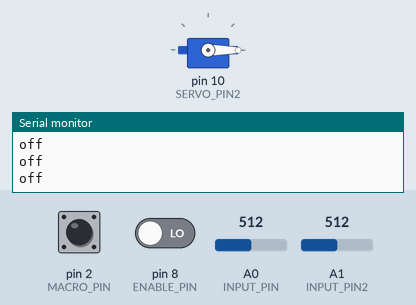
The sketch below on a simulated Arduino Uno, built with avr-gcc and run on an emulated ATmega328P. Parts: servo, the last lines printed to the serial monitor. Inputs (shaded band) come from the test bench; at power-on: pin 8 (ENABLE_PIN) LOW, pin 2 (MACRO_PIN) HIGH, A0 (INPUT_PIN) = 512, A1 (INPUT_PIN2) = 512.

Above: at 1.2 s.
1.3 s: pin 8 (ENABLE_PIN) driven HIGH
At 1.6 s:
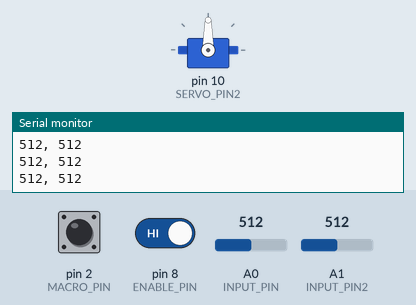
2.8 s: pin 2 (MACRO_PIN) pulled LOW for 0.15 s
At 3.8 s:
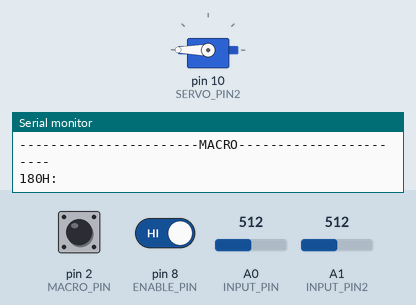
5.9 s: A0 (INPUT_PIN) set to 306
At 6.7 s:
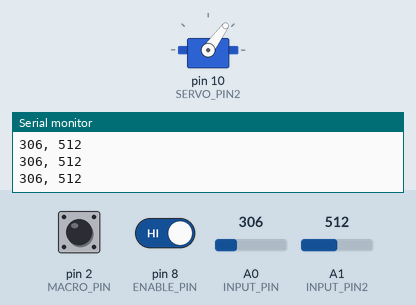
7.5 s: A0 (INPUT_PIN) set to 122
At 8.7 s:
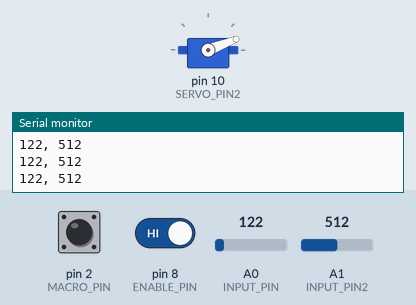
9.0 s: A0 (INPUT_PIN) set to 900
At 10.2 s:
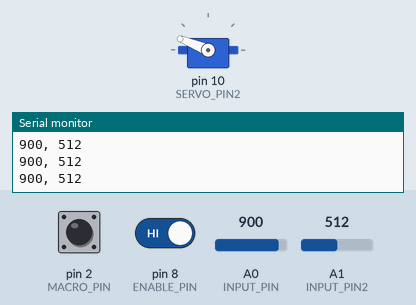
10.5 s: A1 (INPUT_PIN2) set to 106
13.5 s: A1 (INPUT_PIN2) set to 89
Timing chart, 0 to 16.0 s (numbered marks = the images above; inputs shaded):
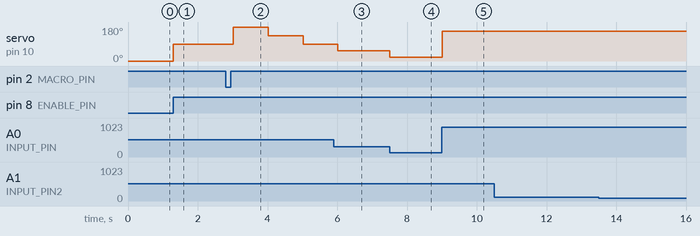

The sketch:

ESC_tst.ino
```cpp
#include <Servo.h>

#define SERVO_PIN 9 // signal pin for the ESC.
#define SERVO_PIN2 10 // signal pin for the ESC.
#define INPUT_PIN A0 // analog input pin.
#define INPUT_PIN2 A1 // analog input pin.
#define ENABLE_PIN 8 // wire this to 5V to enable(safety precaution)
#define MACRO_PIN 2 // wire this to 5V to enable(safety precaution)
#define HIGH_ESC_SIGNAL 1900
#define LOW_ESC_SIGNAL 1100

Servo ESC;
Servo ESC2;
bool macro_sig = 0;

void setup() {
  Serial.begin(9600);
  ESC.attach(SERVO_PIN,LOW_ESC_SIGNAL,HIGH_ESC_SIGNAL);
  ESC.attach(SERVO_PIN2,LOW_ESC_SIGNAL,HIGH_ESC_SIGNAL);
  pinMode(MACRO_PIN, INPUT_PULLUP);
  attachInterrupt(MACRO_PIN - 2, macro, RISING);
  ESC.writeMicroseconds(LOW_ESC_SIGNAL); // send low signal and wait
}

void loop() {

  int potVal = analogRead(INPUT_PIN); // read from the input (I used a potentiometer, y'all will use a reciever).

  int pwmVal = map(potVal, 0, 1023, 1100, 1900); // map input values to PWM value.

  int potVal2 = analogRead(INPUT_PIN2); // read from the input (I used a potentiometer, y'all will use a reciever).

  int pwmVal2 = map(potVal2, 0, 1023, 1100, 1900); // map input values to PWM value.

  // Notes on the Map func:
  // The first input is the value to be mapped, the potentiometer reading
  // Next is the its lowest value, 0.
  // Then is the its highest value, 1023 = (2^10)-1, because analog read is 10 bits.
  // Then what the lowest value should be mapped to, 1100 microseconds because most esc can read from 1 to 2 milliseconds and it is best not to be to close to the edges.
  // Last what the highest value should be mapped to,  1900 microseconds, increasing this will NOT make it go faster the ESC automaticly sets the highest valueread to be max speed.

  // If you want a nonlinear map function feel free to make one

  bool enable = digitalRead(ENABLE_PIN);

  if(enable){
    if(macro_sig){
      macro_sig = 0;
      Serial.println("\n\n-----------------------MACRO-----------------------");
        // for(int angle = 0; angle < 180; )
        Serial.print("\n180H: ");
        ESC.write(180);
        delay(1000);

        Serial.print("\n90: ");
        ESC.write(135);
        delay(1000);

        Serial.print("\n0: ");
        ESC.write(90);
        delay(1000);
    }else{
      ESC.writeMicroseconds(pwmVal);
      ESC2.writeMicroseconds(pwmVal2);
      Serial.print(potVal, DEC); //Print the input value as a decimal number on a new line
      Serial.print(", "); //Print the input value as a decimal number on a new line
      Serial.println(potVal2, DEC); //Print the input value as a decimal number on a new line
    }
  } else {
    ESC.writeMicroseconds(LOW_ESC_SIGNAL); // Send signal to ESC.
    Serial.println("off");
  }
}

void macro() {
  macro_sig = 1;
}
```

Measured:
- after the input at 1.3 s, servo on pin 10 (SERVO_PIN2): 0° → 90° at once
- after the input at 2.8 s, servo on pin 10 (SERVO_PIN2): 90° → 180° after 0.22 s, → 135° 1.0 s later, → 90° 1.0 s later
- after the input at 5.9 s, servo on pin 10 (SERVO_PIN2): 90° → 54° after 0.12 s
- after the input at 7.5 s, servo on pin 10 (SERVO_PIN2): 54° → 21° at once
- after the input at 9.0 s, servo on pin 10 (SERVO_PIN2): 21° → 158° at once
